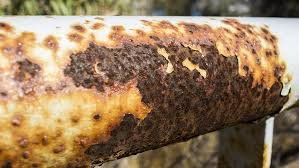
#> input picture CorossionDetection_Computer_Vision/mtb_images/sample/7.jpg, 299 x 168 px
$ python -i corossion_model.py   (imports and definitions only)   (older library calls are emulated)
#> lines starting #> are read from the running program, lines starting #| are printed output that depends on the picture
#!/usr/bin/env python

###############################################################
# STEP 7: MAKE PREDICTION ON NEW IMAGES
################################################################
import numpy as np
import cv2
import pandas as pd


def feature_extraction(img):
    df = pd.DataFrame()

    # All features generated must match the way features are generated for TRAINING.
    # Feature1 is our original image pixels
    img2 = img.reshape(-1)
    df['Original Image'] = img2

    # Generate Gabor features
    num = 1
    kernels = []
    for theta in range(2):
        theta = theta / 4. * np.pi
        for sigma in (1, 3):
            for lamda in np.arange(0, np.pi, np.pi / 4):
                for gamma in (0.05, 0.5):
                    #               print(theta, sigma, , lamda, frequency)

                    gabor_label = 'Gabor' + str(num)
                    #                    print(gabor_label)
                    ksize = 9
                    kernel = cv2.getGaborKernel((ksize, ksize), sigma, theta, lamda, gamma, 0, ktype=cv2.CV_32F)
                    kernels.append(kernel)
                    # Now filter image and add values to new column
                    fimg = cv2.filter2D(img2, cv2.CV_8UC3, kernel)
                    filtered_img = fimg.reshape(-1)
                    df[gabor_label] = filtered_img  # Modify this to add new column for each gabor
                    num += 1
    ########################################
    # Geerate OTHER FEATURES and add them to the data frame
    # Feature 3 is canny edge
    edges = cv2.Canny(img, 100, 200)  # Image, min and max values
    edges1 = edges.reshape(-1)
    df['Canny Edge'] = edges1  # Add column to original dataframe

    from skimage.filters import roberts, sobel, scharr, prewitt

    # Feature 4 is Roberts edge
    edge_roberts = roberts(img)
    edge_roberts1 = edge_roberts.reshape(-1)
    df['Roberts'] = edge_roberts1

    # Feature 5 is Sobel
    edge_sobel = sobel(img)
    edge_sobel1 = edge_sobel.reshape(-1)
    df['Sobel'] = edge_sobel1

    # Feature 6 is Scharr
    edge_scharr = scharr(img)
    edge_scharr1 = edge_scharr.reshape(-1)
    df['Scharr'] = edge_scharr1

    # Feature 7 is Prewitt
    edge_prewitt = prewitt(img)
    edge_prewitt1 = edge_prewitt.reshape(-1)
    df['Prewitt'] = edge_prewitt1

    # Feature 8 is Gaussian with sigma=3
    from scipy import ndimage as nd
    gaussian_img = nd.gaussian_filter(img, sigma=3)
    gaussian_img1 = gaussian_img.reshape(-1)
    df['Gaussian s3'] = gaussian_img1

    # Feature 9 is Gaussian with sigma=7
    gaussian_img2 = nd.gaussian_filter(img, sigma=7)
    gaussian_img3 = gaussian_img2.reshape(-1)
    df['Gaussian s7'] = gaussian_img3

    # Feature 10 is Median with sigma=3
    median_img = nd.median_filter(img, size=3)
    median_img1 = median_img.reshape(-1)
    df['Median s3'] = median_img1

    # Feature 11 is Variance with size=3
    variance_img = nd.generic_filter(img, np.var, size=3)
    variance_img1 = variance_img.reshape(-1)
    df['Variance s3'] = variance_img1  # Add column to original dataframe

    return df


#########################################################

# Applying trained model to segment multiple files.

import pickle
from matplotlib import pyplot as plt

filename = "corossion_model"
# [1 line not run here, left out]

path = "mtb_images/sample/"
import os

# [11 lines not run here, left out]

>>> import cv2
>>> picture = cv2.imread('mtb_images/sample/7.jpg', cv2.IMREAD_GRAYSCALE)
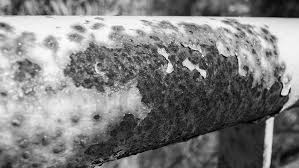
#> picture: shape (168, 299); min 0, max 255, mean 127.1
>>> result = feature_extraction(picture)
#> after the loop in feature_extraction, `for theta in range(2):`: kernels = 32 items; num = 33
#> in feature_extraction, `edges = cv2.Canny(img, 100, 200)`:
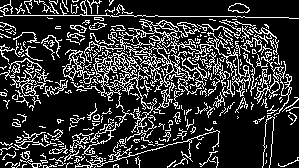
#> edges: shape (168, 299); 20.3% white in thin lines or dots
#> in feature_extraction, `edge_roberts = roberts(img)`:
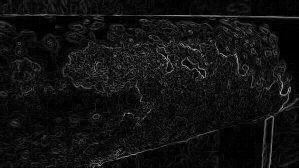
#> edge_roberts: shape (168, 299) float64; min 0, max 0.742, mean 0.0695
#> in feature_extraction, `edge_sobel = sobel(img)`:
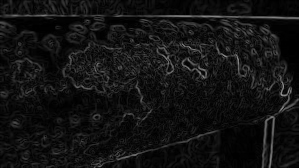
#> edge_sobel: shape (168, 299) float64; min 0, max 0.591, mean 0.0733
#> in feature_extraction, `gaussian_img = nd.gaussian_filter(img, sigma=3)`:
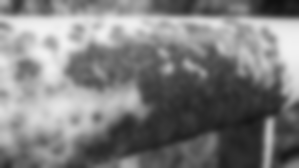
#> gaussian_img: shape (168, 299); min 16, max 242, mean 126.1
#> in feature_extraction, `gaussian_img2 = nd.gaussian_filter(img, sigma=7)`:
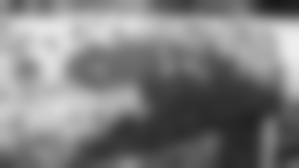
#> gaussian_img2: shape (168, 299); min 24, max 239, mean 126.1
#> in feature_extraction, `variance_img = nd.generic_filter(img, np.var, size=3)`:
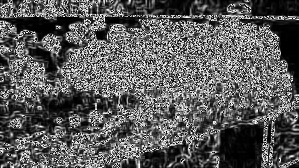
#> variance_img: shape (168, 299); min 0, max 255, mean 91.5
#> result = table of 50232 rows and 42 columns
